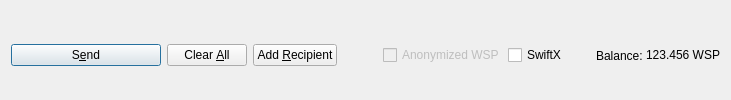
                                    <widget class="QFrame" name="frame_Send">
                                        <layout class="QHBoxLayout" name="horizontalLayout">
                                            <property name="bottomMargin">
                                                <number>0</number>
                                            </property>
                                            <item>
                                                <widget class="QPushButton" name="sendButton">
                                                    <property name="minimumSize">
                                                        <size>
                                                            <width>150</width>
                                                            <height>0</height>
                                                        </size>
                                                    </property>
                                                    <property name="toolTip">
                                                        <string>Confirm the send action</string>
                                                    </property>
                                                    <property name="text">
                                                        <string>S&amp;end</string>
                                                    </property>
                                                    <property name="icon">
                                                        <iconset resource="../wispr.qrc">
                                                            <normaloff>:/icons/send</normaloff>:/icons/send
                                                        </iconset>
                                                    </property>
                                                    <property name="autoDefault">
                                                        <bool>false</bool>
                                                    </property>
                                                    <property name="default">
                                                        <bool>true</bool>
                                                    </property>
                                                </widget>
                                            </item>
                                            <item>
                                                <widget class="QPushButton" name="clearButton">
                                                    <property name="sizePolicy">
                                                        <sizepolicy hsizetype="Minimum" vsizetype="Fixed">
                                                            <horstretch>0</horstretch>
                                                            <verstretch>0</verstretch>
                                                        </sizepolicy>
                                                    </property>
                                                    <property name="toolTip">
                                                        <string>Clear all fields of the form.</string>
                                                    </property>
                                                    <property name="text">
                                                        <string>Clear &amp;All</string>
                                                    </property>
                                                    <property name="icon">
                                                        <iconset resource="../wispr.qrc">
                                                            <normaloff>:/icons/remove</normaloff>:/icons/remove
                                                        </iconset>
                                                    </property>
                                                    <property name="autoDefault">
                                                        <bool>false</bool>
                                                    </property>
                                                </widget>
                                            </item>
                                            <item>
                                                <widget class="QPushButton" name="addButton">
                                                    <property name="toolTip">
                                                        <string>Send to multiple recipients at once</string>
                                                    </property>
                                                    <property name="text">
                                                        <string>Add &amp;Recipient</string>
                                                    </property>
                                                    <property name="icon">
                                                        <iconset resource="../wispr.qrc">
                                                            <normaloff>:/icons/add</normaloff>:/icons/add
                                                        </iconset>
                                                    </property>
                                                    <property name="autoDefault">
                                                        <bool>false</bool>
                                                    </property>
                                                </widget>
                                            </item>
                                            <item>
                                                <spacer name="horizontalSpacer">
                                                    <property name="orientation">
                                                        <enum>Qt::Horizontal</enum>
                                                    </property>
                                                    <property name="sizeHint" stdset="0">
                                                        <size>
                                                            <width>40</width>
                                                            <height>20</height>
                                                        </size>
                                                    </property>
                                                </spacer>
                                            </item>
                                            <item>
                                                <layout class="QHBoxLayout" name="horizontalLayout_2">
                                                    <property name="spacing">
                                                        <number>3</number>
                                                    </property>
                                                    <item>
                                                        <widget class="QCheckBox" name="checkzWSP">
                                                            <property name="enabled">
                                                                <bool>false</bool>
                                                            </property>
                                                            <property name="text">
                                                                <string>Anonymized WSP</string>
                                                            </property>
                                                        </widget>
                                                    </item>
                                                    <item>
                                                        <widget class="QCheckBox" name="checkSwiftTX">
                                                            <property name="enabled">
                                                                <bool>true</bool>
                                                            </property>
                                                            <property name="minimumSize">
                                                                <size>
                                                                    <width>85</width>
                                                                    <height>0</height>
                                                                </size>
                                                            </property>
                                                            <property name="text">
                                                                <string>SwiftX</string>
                                                            </property>
                                                        </widget>
                                                    </item>
                                                    <item>
                                                        <widget class="QLabel" name="label">
                                                            <property name="text">
                                                                <string>Balance:</string>
                                                            </property>
                                                        </widget>
                                                    </item>
                                                    <item>
                                                        <widget class="QLabel" name="labelBalance">
                                                            <property name="sizePolicy">
                                                                <sizepolicy hsizetype="Preferred" vsizetype="Fixed">
                                                                    <horstretch>0</horstretch>
                                                                    <verstretch>0</verstretch>
                                                                </sizepolicy>
                                                            </property>
                                                            <property name="cursor">
                                                                <cursorShape>IBeamCursor</cursorShape>
                                                            </property>
                                                            <property name="text">
                                                                <string notr="true">123.456 WSP</string>
                                                            </property>
                                                            <property name="textInteractionFlags">
                                                                <set>
                                                                    Qt::LinksAccessibleByMouse|Qt::TextSelectableByKeyboard|Qt::TextSelectableByMouse
                                                                </set>
                                                            </property>
                                                        </widget>
                                                    </item>
                                                </layout>
                                            </item>
                                        </layout>
                                    </widget>
